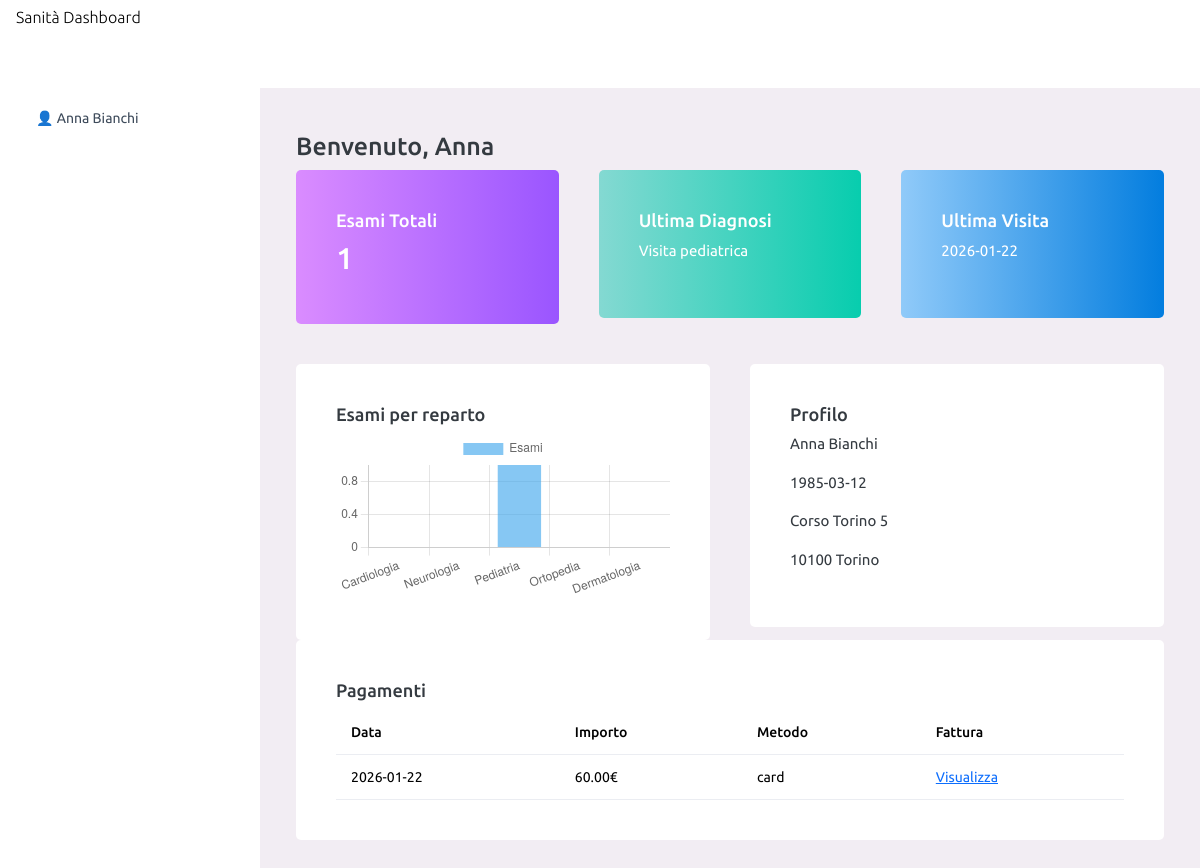
/dashboardsrc/dist/dashboard.php (signed in), run on the app's committed database.
### tables this page shows
CREATE TABLE `paziente` (
  `codiceFiscale` varchar(16) NOT NULL,
  `nome` varchar(50) NOT NULL,
  `cognome` varchar(50) NOT NULL,
  `dataNascita` date NOT NULL,
  `anamnesi` text DEFAULT NULL,
  `ind_cap` varchar(10) DEFAULT NULL,
  `ind_citta` varchar(50) DEFAULT NULL,
  `ind_via` varchar(50) DEFAULT NULL,
  `ind_civico` varchar(10) DEFAULT NULL
);

CREATE TABLE `storico` (
  `codiceEsame` int(11) NOT NULL,
  `data` date NOT NULL,
  `oraInizio` int(11) NOT NULL,
  `oraFine` int(11) DEFAULT NULL,
  `codiceFiscale` varchar(16) NOT NULL,
  `diagnosi` text DEFAULT NULL,
  `prescrizione` text DEFAULT NULL
);

CREATE TABLE `pagamento` (
  `codicePagamento` int(11) NOT NULL,
  `codiceFiscale` varchar(16) NOT NULL,
  `dataPagamento` date NOT NULL,
  `ora` int(11) DEFAULT NULL,
  `minuti` int(11) DEFAULT NULL,
  `somma` decimal(10,2) NOT NULL,
  `metodo` varchar(20) NOT NULL,
  `ha_fattura` tinyint(1) DEFAULT 0
);

### dashboardsrc/dist/dashboard.php (the view, shortened to what this page needs)
<?php
$cf = $_SESSION['codiceFiscale'];
include("../../inc/start.inc");
$stmt = $conn->prepare("SELECT COUNT(*) as totaleEsami FROM storico WHERE codiceFiscale = ?");
$stmt->execute([$cf]);
$totaleEsami = $stmt->fetch(PDO::FETCH_ASSOC)['totaleEsami'];
$stmt2 = $conn->prepare("SELECT diagnosi, data FROM storico WHERE codiceFiscale = ? ORDER BY data DESC LIMIT 1");
$stmt2->execute([$cf]);
$ultimoEsame = $stmt2->fetch(PDO::FETCH_ASSOC);
$stmt = $conn->query("SELECT nomeReparto FROM reparto");
$reparti = $stmt->fetchAll(PDO::FETCH_ASSOC);
$reparti = array_column($reparti, 'nomeReparto');
$conteggi = [];
foreach($reparti as $rep){
    $stmt3 = $conn->prepare("
        SELECT COUNT(*) as tot
        FROM storico s
        JOIN esame e ON s.codiceEsame = e.codiceEsame
        JOIN ambulatorio a ON e.codiceAmbulatorio = a.codiceAmbulatorio
        JOIN reparto r ON a.codiceReparto = r.codiceReparto
        WHERE s.codiceFiscale = ? AND r.nomeReparto = ?
    ");
    $stmt3->execute([$cf, $rep]);
    $res = $stmt3->fetch(PDO::FETCH_ASSOC);
    $conteggi[] = $res['tot'];
}
$stmtInfo = $conn->prepare("
    SELECT nome, cognome, dataNascita, ind_citta, ind_via, ind_civico, ind_cap
    FROM paziente
    WHERE codiceFiscale = ?
");
$stmtInfo->execute([$cf]);
$paziente = $stmtInfo->fetch(PDO::FETCH_ASSOC);
$stmtPag = $conn->prepare("
    SELECT codicePagamento, dataPagamento, somma, metodo
    FROM pagamento
    WHERE codiceFiscale = ?
    ORDER BY dataPagamento DESC
");
$stmtPag->execute([$cf]);
$pagamenti = $stmtPag->fetchAll(PDO::FETCH_ASSOC);
?>
<html lang="it">
  <head>
    <link rel="stylesheet" href="assets/css/style.css">
  </head>
  <body>
    <div class="container-scroller">
    <nav class="navbar default-layout-navbar fixed-top d-flex flex-row">
      <div class="navbar-brand-wrapper">
        <span class="text-black ms-3">Sanità Dashboard</span>
      </div>
    </nav>
    <div class="container-fluid page-body-wrapper">
    <nav class="sidebar">
      <ul class="nav">
        <li class="nav-item">
          <span class="nav-link">👤 <?= $paziente['nome'] . " " . $paziente['cognome'] ?></span>
        </li>
      </ul>
    </nav>
    <div class="main-panel">
    <div class="content-wrapper">
    <h3>Benvenuto, <?= $paziente['nome'] ?></h3>
    <div class="row">
    <div class="col-md-4 grid-margin">
    <div class="card bg-gradient-primary text-white">
    <div class="card-body">
    <h4>Esami Totali</h4>
    <h2><?= $totaleEsami ?></h2>
    </div>
    </div>
    </div>
    <div class="col-md-4 grid-margin">
    <div class="card bg-gradient-success text-white">
    <div class="card-body">
    <h4>Ultima Diagnosi</h4>
    <p><?= $ultimoEsame['diagnosi'] ?? 'Nessuna' ?></p>
    </div>
    </div>
    </div>
    <div class="col-md-4 grid-margin">
    <div class="card bg-gradient-info text-white">
    <div class="card-body">
    <h4>Ultima Visita</h4>
    <p><?= $ultimoEsame['data'] ?? '-' ?></p>
    </div>
    </div>
    </div>
    </div>
    <div class="row">
    <div class="col-md-6">
    <div class="card">
    <div class="card-body">
    <h4>Esami per reparto</h4>
    <canvas id="grafico"></canvas>
    </div>
    </div>
    </div>
    <div class="col-md-6">
    <div class="card">
    <div class="card-body">
    <h4>Profilo</h4>
    <p><?= $paziente['nome'] ?> <?= $paziente['cognome'] ?></p>
    <p><?= $paziente['dataNascita'] ?></p>
    <p><?= $paziente['ind_via'] ?> <?= $paziente['ind_civico'] ?></p>
    <p><?= $paziente['ind_cap'] ?> <?= $paziente['ind_citta'] ?></p>
    </div>
    </div>
    </div>
    </div>
    <div class="row">
    <div class="col-12">
    <div class="card">
    <div class="card-body">
    <h4>Pagamenti</h4>
    <table class="table">
    <thead>
    <tr>
    <th>Data</th>
    <th>Importo</th>
    <th>Metodo</th>
    <th>Fattura</th>
    </tr>
    </thead>
    <tbody>
    <?php foreach($pagamenti as $row): ?>
    <tr>
    <td><?= $row['dataPagamento'] ?></td>
    <td><?= $row['somma'] ?>€</td>
    <td><?= $row['metodo'] ?></td>
    <td><a href="fattura.php?codice=<?= $row['codicePagamento'] ?>" target="_blank">Visualizza</a></td>
    </tr>
    <?php endforeach; ?>
    </tbody>
    </table>
    </div>
    </div>
    </div>
    </div>
    </div>
    </div>
    </div>
    </div>
    <script>
    new Chart(document.getElementById('grafico'), {
    type: 'bar',
    data: {
    labels: <?= json_encode($reparti) ?>,
    datasets: [{
    label: 'Esami',
    data: <?= json_encode($conteggi) ?>,
    backgroundColor: 'rgba(54,162,235,0.6)'
    }]
    }
    });
    </script>
  </body>
</html>

### data on the page
paziente: nome "Anna", cognome "Bianchi", dataNascita "1985-03-12", ind_via "Corso Torino", ind_civico "5", ind_cap "10100", ind_citta "Torino"
storico: diagnosi "Visita pediatrica", data "2026-01-22"
pagamento: dataPagamento "2026-01-22", somma "60.00", metodo "card"

### other printed values
$totaleEsami "1"
chart data {{ json_encode($reparti) }} ["Cardiologia","Neurologia","Pediatria","Ortopedia","Dermatologia"]
chart data {{ json_encode($conteggi) }} [0,0,1,0,0]
